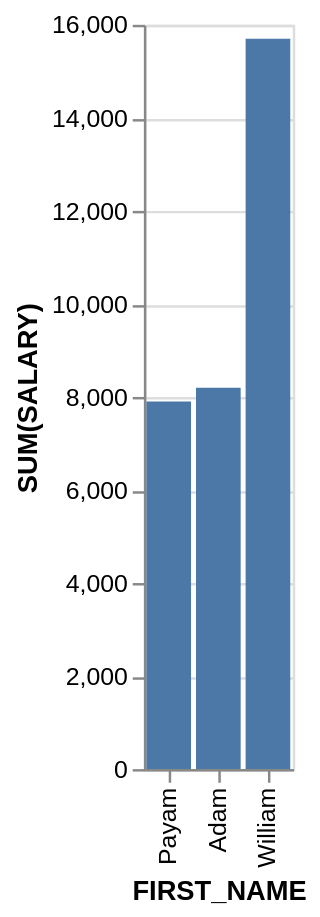

This figure's Vega-Lite source:
### Vega-Lite specification from a JSON file in a GitHub repository (floating-point values rounded to 4 significant figures)
{"data": {"values": [{"x_data": "Payam", "y_data": 7900}, {"x_data": "Adam", "y_data": 8200}, {"x_data": "William", "y_data": 15700}]}, "mark": "bar", "encoding": {"x": {"field": "x_data", "type": "nominal", "title": "FIRST_NAME", "sort": {"op": "sum", "field": "y_data", "order": "ascending"}}, "y": {"field": "y_data", "type": "quantitative", "title": "SUM(SALARY)"}}}
